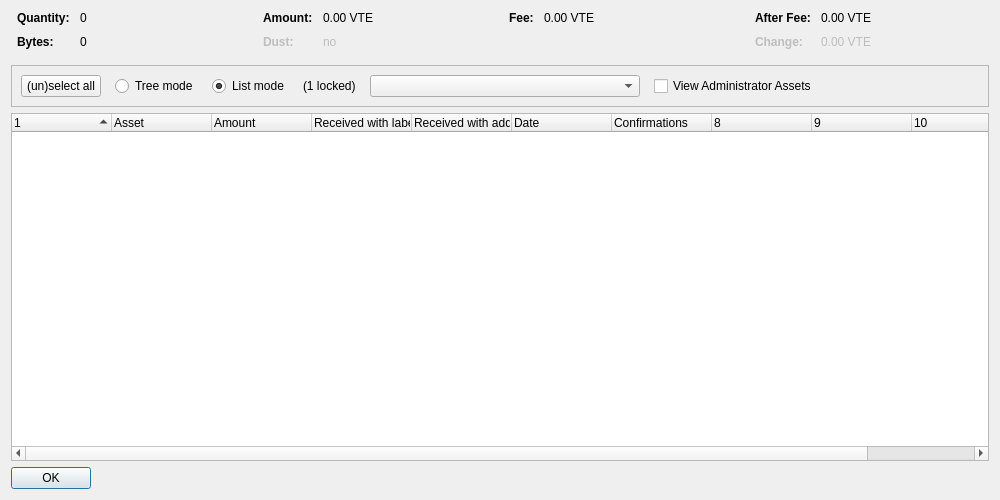
<?xml version="1.0" encoding="UTF-8"?>
<ui version="4.0">
 <class>AssetControlDialog</class>
 <widget class="QDialog" name="AssetControlDialog">
  <property name="geometry">
   <rect>
    <x>0</x>
    <y>0</y>
    <width>1000</width>
    <height>500</height>
   </rect>
  </property>
  <property name="windowTitle">
   <string>Asset Selection</string>
  </property>
  <layout class="QVBoxLayout" name="verticalLayout">
   <item>
    <layout class="QHBoxLayout" name="horizontalLayoutTop" stretch="0,0,0,0">
     <property name="topMargin">
      <number>0</number>
     </property>
     <property name="bottomMargin">
      <number>10</number>
     </property>
     <item>
      <layout class="QFormLayout" name="formLayoutAssetControl1">
       <property name="horizontalSpacing">
        <number>10</number>
       </property>
       <property name="verticalSpacing">
        <number>10</number>
       </property>
       <property name="leftMargin">
        <number>6</number>
       </property>
       <property name="rightMargin">
        <number>6</number>
       </property>
       <item row="0" column="0">
        <widget class="QLabel" name="labelAssetControlQuantityText">
         <property name="font">
          <font>
           <weight>75</weight>
           <bold>true</bold>
          </font>
         </property>
         <property name="text">
          <string>Quantity:</string>
         </property>
        </widget>
       </item>
       <item row="0" column="1">
        <widget class="QLabel" name="labelAssetControlQuantity">
         <property name="cursor">
          <cursorShape>IBeamCursor</cursorShape>
         </property>
         <property name="contextMenuPolicy">
          <enum>Qt::ActionsContextMenu</enum>
         </property>
         <property name="text">
          <string notr="true">0</string>
         </property>
         <property name="textInteractionFlags">
          <set>Qt::LinksAccessibleByMouse|Qt::TextSelectableByKeyboard|Qt::TextSelectableByMouse</set>
         </property>
        </widget>
       </item>
       <item row="1" column="0">
        <widget class="QLabel" name="labelAssetControlBytesText">
         <property name="font">
          <font>
           <weight>75</weight>
           <bold>true</bold>
          </font>
         </property>
         <property name="text">
          <string>Bytes:</string>
         </property>
        </widget>
       </item>
       <item row="1" column="1">
        <widget class="QLabel" name="labelAssetControlBytes">
         <property name="cursor">
          <cursorShape>IBeamCursor</cursorShape>
         </property>
         <property name="contextMenuPolicy">
          <enum>Qt::ActionsContextMenu</enum>
         </property>
         <property name="text">
          <string notr="true">0</string>
         </property>
         <property name="textInteractionFlags">
          <set>Qt::LinksAccessibleByMouse|Qt::TextSelectableByKeyboard|Qt::TextSelectableByMouse</set>
         </property>
        </widget>
       </item>
      </layout>
     </item>
     <item>
      <layout class="QFormLayout" name="formLayoutAssetControl2">
       <property name="horizontalSpacing">
        <number>10</number>
       </property>
       <property name="verticalSpacing">
        <number>10</number>
       </property>
       <property name="leftMargin">
        <number>6</number>
       </property>
       <property name="rightMargin">
        <number>6</number>
       </property>
       <item row="0" column="0">
        <widget class="QLabel" name="labelAssetControlAmountText">
         <property name="font">
          <font>
           <weight>75</weight>
           <bold>true</bold>
          </font>
         </property>
         <property name="text">
          <string>Amount:</string>
         </property>
        </widget>
       </item>
       <item row="0" column="1">
        <widget class="QLabel" name="labelAssetControlAmount">
         <property name="cursor">
          <cursorShape>IBeamCursor</cursorShape>
         </property>
         <property name="contextMenuPolicy">
          <enum>Qt::ActionsContextMenu</enum>
         </property>
         <property name="text">
          <string notr="true">0.00 VTE</string>
         </property>
         <property name="textInteractionFlags">
          <set>Qt::LinksAccessibleByMouse|Qt::TextSelectableByKeyboard|Qt::TextSelectableByMouse</set>
         </property>
        </widget>
       </item>
       <item row="1" column="0">
        <widget class="QLabel" name="labelAssetControlLowOutputText">
         <property name="enabled">
          <bool>false</bool>
         </property>
         <property name="font">
          <font>
           <weight>75</weight>
           <bold>true</bold>
          </font>
         </property>
         <property name="text">
          <string>Dust:</string>
         </property>
        </widget>
       </item>
       <item row="1" column="1">
        <widget class="QLabel" name="labelAssetControlLowOutput">
         <property name="enabled">
          <bool>false</bool>
         </property>
         <property name="cursor">
          <cursorShape>IBeamCursor</cursorShape>
         </property>
         <property name="contextMenuPolicy">
          <enum>Qt::ActionsContextMenu</enum>
         </property>
         <property name="text">
          <string notr="true">no</string>
         </property>
         <property name="textInteractionFlags">
          <set>Qt::LinksAccessibleByMouse|Qt::TextSelectableByKeyboard|Qt::TextSelectableByMouse</set>
         </property>
        </widget>
       </item>
      </layout>
     </item>
     <item>
      <layout class="QFormLayout" name="formLayoutAssetControl3">
       <property name="horizontalSpacing">
        <number>10</number>
       </property>
       <property name="verticalSpacing">
        <number>10</number>
       </property>
       <property name="leftMargin">
        <number>6</number>
       </property>
       <property name="rightMargin">
        <number>6</number>
       </property>
       <item row="0" column="0">
        <widget class="QLabel" name="labelAssetControlFeeText">
         <property name="font">
          <font>
           <weight>75</weight>
           <bold>true</bold>
          </font>
         </property>
         <property name="text">
          <string>Fee:</string>
         </property>
        </widget>
       </item>
       <item row="0" column="1">
        <widget class="QLabel" name="labelAssetControlFee">
         <property name="cursor">
          <cursorShape>IBeamCursor</cursorShape>
         </property>
         <property name="contextMenuPolicy">
          <enum>Qt::ActionsContextMenu</enum>
         </property>
         <property name="text">
          <string notr="true">0.00 VTE</string>
         </property>
         <property name="textInteractionFlags">
          <set>Qt::LinksAccessibleByMouse|Qt::TextSelectableByKeyboard|Qt::TextSelectableByMouse</set>
         </property>
        </widget>
       </item>
      </layout>
     </item>
     <item>
      <layout class="QFormLayout" name="formLayoutAssetControl4">
       <property name="horizontalSpacing">
        <number>10</number>
       </property>
       <property name="verticalSpacing">
        <number>10</number>
       </property>
       <property name="leftMargin">
        <number>6</number>
       </property>
       <property name="rightMargin">
        <number>6</number>
       </property>
       <item row="0" column="0">
        <widget class="QLabel" name="labelAssetControlAfterFeeText">
         <property name="font">
          <font>
           <weight>75</weight>
           <bold>true</bold>
          </font>
         </property>
         <property name="text">
          <string>After Fee:</string>
         </property>
        </widget>
       </item>
       <item row="0" column="1">
        <widget class="QLabel" name="labelAssetControlAfterFee">
         <property name="cursor">
          <cursorShape>IBeamCursor</cursorShape>
         </property>
         <property name="contextMenuPolicy">
          <enum>Qt::ActionsContextMenu</enum>
         </property>
         <property name="text">
          <string notr="true">0.00 VTE</string>
         </property>
         <property name="textInteractionFlags">
          <set>Qt::LinksAccessibleByMouse|Qt::TextSelectableByKeyboard|Qt::TextSelectableByMouse</set>
         </property>
        </widget>
       </item>
       <item row="1" column="0">
        <widget class="QLabel" name="labelAssetControlChangeText">
         <property name="enabled">
          <bool>false</bool>
         </property>
         <property name="font">
          <font>
           <weight>75</weight>
           <bold>true</bold>
          </font>
         </property>
         <property name="text">
          <string>Change:</string>
         </property>
        </widget>
       </item>
       <item row="1" column="1">
        <widget class="QLabel" name="labelAssetControlChange">
         <property name="enabled">
          <bool>false</bool>
         </property>
         <property name="cursor">
          <cursorShape>IBeamCursor</cursorShape>
         </property>
         <property name="contextMenuPolicy">
          <enum>Qt::ActionsContextMenu</enum>
         </property>
         <property name="text">
          <string notr="true">0.00 VTE</string>
         </property>
         <property name="textInteractionFlags">
          <set>Qt::LinksAccessibleByMouse|Qt::TextSelectableByKeyboard|Qt::TextSelectableByMouse</set>
         </property>
        </widget>
       </item>
      </layout>
     </item>
    </layout>
   </item>
   <item>
    <widget class="QFrame" name="frame">
     <property name="minimumSize">
      <size>
       <width>0</width>
       <height>40</height>
      </size>
     </property>
     <property name="frameShape">
      <enum>QFrame::StyledPanel</enum>
     </property>
     <property name="frameShadow">
      <enum>QFrame::Sunken</enum>
     </property>
     <layout class="QHBoxLayout" name="horizontalLayout">
      <item>
       <layout class="QHBoxLayout" name="horizontalLayoutPanel" stretch="0,0,0,0,0,0,0">
        <property name="spacing">
         <number>14</number>
        </property>
        <item>
         <widget class="QPushButton" name="pushButtonSelectAll">
          <property name="sizePolicy">
           <sizepolicy hsizetype="Maximum" vsizetype="Fixed">
            <horstretch>0</horstretch>
            <verstretch>0</verstretch>
           </sizepolicy>
          </property>
          <property name="text">
           <string>(un)select all</string>
          </property>
          <property name="autoDefault">
           <bool>false</bool>
          </property>
         </widget>
        </item>
        <item>
         <widget class="QRadioButton" name="radioTreeMode">
          <property name="sizePolicy">
           <sizepolicy hsizetype="Maximum" vsizetype="Fixed">
            <horstretch>0</horstretch>
            <verstretch>0</verstretch>
           </sizepolicy>
          </property>
          <property name="text">
           <string>Tree mode</string>
          </property>
         </widget>
        </item>
        <item>
         <widget class="QRadioButton" name="radioListMode">
          <property name="sizePolicy">
           <sizepolicy hsizetype="Maximum" vsizetype="Fixed">
            <horstretch>0</horstretch>
            <verstretch>0</verstretch>
           </sizepolicy>
          </property>
          <property name="text">
           <string>List mode</string>
          </property>
          <property name="checked">
           <bool>true</bool>
          </property>
         </widget>
        </item>
        <item>
         <widget class="QLabel" name="labelLocked">
          <property name="text">
           <string notr="true">(1 locked)</string>
          </property>
         </widget>
        </item>
        <item>
         <widget class="QComboBox" name="assetList">
          <property name="minimumContentsLength">
           <number>30</number>
          </property>
         </widget>
        </item>
        <item>
         <widget class="QCheckBox" name="viewAdministrator">
          <property name="toolTip">
           <string>View assets that you have the ownership asset for</string>
          </property>
          <property name="text">
           <string>View Administrator Assets</string>
          </property>
         </widget>
        </item>
        <item>
         <spacer name="horizontalSpacer">
          <property name="orientation">
           <enum>Qt::Horizontal</enum>
          </property>
          <property name="sizeHint" stdset="0">
           <size>
            <width>40</width>
            <height>20</height>
           </size>
          </property>
         </spacer>
        </item>
       </layout>
      </item>
     </layout>
    </widget>
   </item>
   <item>
    <widget class="AssetControlTreeWidget" name="treeWidget">
     <property name="contextMenuPolicy">
      <enum>Qt::CustomContextMenu</enum>
     </property>
     <property name="sortingEnabled">
      <bool>false</bool>
     </property>
     <property name="columnCount">
      <number>11</number>
     </property>
     <attribute name="headerShowSortIndicator" stdset="0">
      <bool>true</bool>
     </attribute>
     <attribute name="headerStretchLastSection">
      <bool>false</bool>
     </attribute>
     <column>
      <property name="text">
       <string/>
      </property>
     </column>
     <column>
      <property name="text">
       <string>Asset</string>
      </property>
     </column>
     <column>
      <property name="text">
       <string>Amount</string>
      </property>
     </column>
     <column>
      <property name="text">
       <string>Received with label</string>
      </property>
     </column>
     <column>
      <property name="text">
       <string>Received with address</string>
      </property>
     </column>
     <column>
      <property name="text">
       <string>Date</string>
      </property>
     </column>
     <column>
      <property name="text">
       <string>Confirmations</string>
      </property>
      <property name="toolTip">
       <string>Confirmed</string>
      </property>
     </column>
     <column>
      <property name="text">
       <string/>
      </property>
     </column>
     <column>
      <property name="text">
       <string/>
      </property>
     </column>
     <column>
      <property name="text">
       <string/>
      </property>
     </column>
     <column>
      <property name="text">
       <string/>
      </property>
     </column>
    </widget>
   </item>
   <item>
    <widget class="QDialogButtonBox" name="buttonBox">
     <property name="sizePolicy">
      <sizepolicy hsizetype="Maximum" vsizetype="Fixed">
       <horstretch>0</horstretch>
       <verstretch>0</verstretch>
      </sizepolicy>
     </property>
     <property name="orientation">
      <enum>Qt::Horizontal</enum>
     </property>
     <property name="standardButtons">
      <set>QDialogButtonBox::Ok</set>
     </property>
    </widget>
   </item>
  </layout>
 </widget>
 <customwidgets>
  <customwidget>
   <class>AssetControlTreeWidget</class>
   <extends>QTreeWidget</extends>
   <header location="global">assetcontroltreewidget.h</header>
  </customwidget>
 </customwidgets>
 <resources/>
 <connections/>
</ui>
